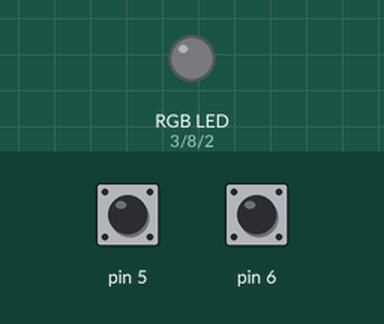
This sketch was run on a simulated Arduino Uno, built with avr-gcc and run on an emulated ATmega328P. Parts: an RGB LED mixed from three pins (HIGH = lit). Dashed ring = blinking. The test bench sets the inputs (shaded band); at power-on: pin 5 HIGH, pin 6 HIGH.

Above: at 1.2 s.
1.3 s: pin 5 pulled LOW for 1 s
At 1.52 s:
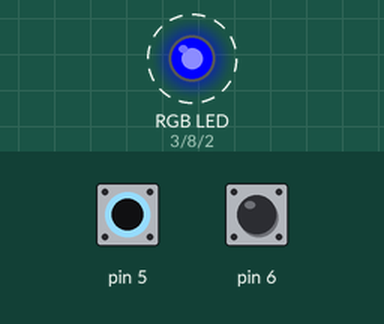
4.3 s: pin 6 pulled LOW for 0.15 s
At 5.6 s:
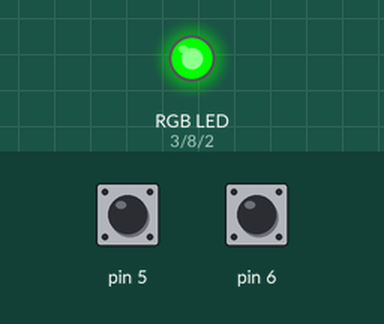
5.9 s: pin 5 pulled LOW for 1 s
At 6.96 s:
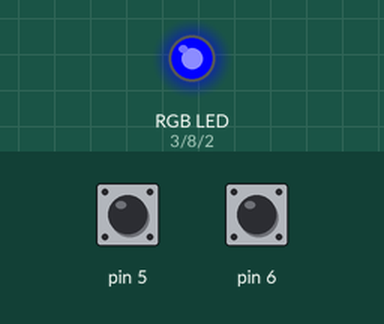
9.9 s: pin 5 pulled LOW for 0.15 s
At 11.2 s:
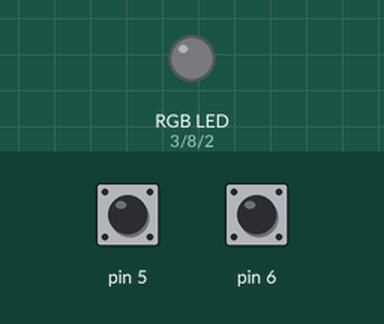
11.5 s: pin 5 pulled LOW for 0.15 s
At 14.42 s:
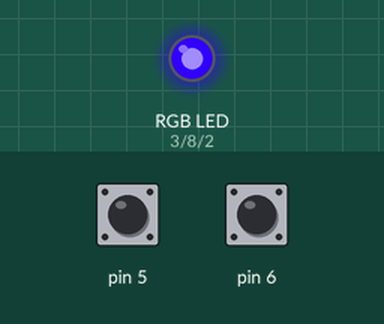
14.6 s: pin 5 pulled LOW for 3.2 s
At 18.8 s:
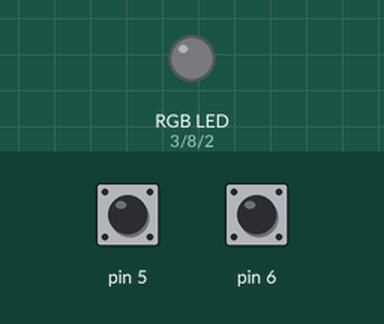
Timing chart, 0 to 20.3 s (numbered marks = the images above; inputs shaded):
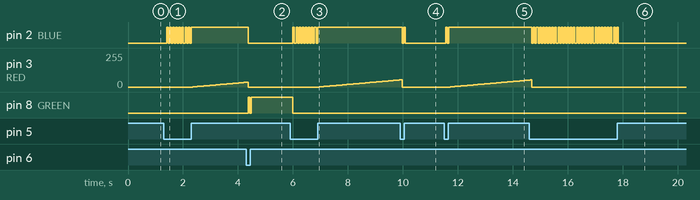

Measured:
- after the input at 1.3 s, pin 2 (BLUE): alternates HIGH for 0.06 s and LOW for 0.06 s, 17 changes in all, then stays HIGH, starting after 0.10 s; pin 3 (RED): moves from 0/255 to 35/255 over 1.9 s, starting after 1.1 s
- after the input at 4.3 s, pin 2 (BLUE): HIGH → LOW after 0.07 s; pin 8 (GREEN): LOW → HIGH after 0.07 s, → LOW 0.06 s later, → HIGH 0.06 s later
- after the input at 5.9 s, pin 2 (BLUE): alternates HIGH for 0.06 s and LOW for 0.06 s, 17 changes in all, then stays HIGH, starting after 0.10 s; pin 3 (RED): moves from 0/255 to 53/255 over 2.9 s, starting after 1.1 s; pin 8 (GREEN): HIGH → LOW after 0.10 s
- after the input at 9.9 s, pin 2 (BLUE): HIGH → LOW after 0.08 s, → HIGH 0.06 s later, → LOW 0.06 s later
- after the input at 11.5 s, pin 2 (BLUE): LOW → HIGH after 0.05 s, → LOW 0.06 s later, → HIGH 0.06 s later; pin 3 (RED): moves from 0/255 to 52/255 over 2.9 s, starting after 0.22 s
- after the input at 14.6 s, pin 2 (BLUE): alternates HIGH for 0.06 s and LOW for 0.06 s, 57 changes in all, then stays LOW, starting after 0.09 s

The sketch:

FSM_V2.ino
```cpp
#include <CapacitiveSensor.h>
CapacitiveSensor paySensor = CapacitiveSensor(4,6);
CapacitiveSensor serviceSensor = CapacitiveSensor(7,5);
long valPaySensor;
long valServiceSensor;
bool service; //1 is on
bool pay;
char currentState;  //I = idle, S = service, P = pay
int dutyCycle = 0;
int count = 0;
int blue_to_purple_time = 10000; //in millisecond
int avg_exec_time = 70;
int maxCount;

#define RED 3
#define GREEN 8
#define BLUE 2

void setup() {
  Serial.begin(9600);
  currentState = 'I';
  pinMode(RED, OUTPUT);
  pinMode(GREEN, OUTPUT);
  pinMode(BLUE, OUTPUT);

  maxCount = (blue_to_purple_time / 255) / avg_exec_time;
}

void loop() {
  //DEBUG INFO
//  Serial.print("       count: ");
//  Serial.print(count);
//  Serial.print("       dutyCycle: ");
//  Serial.print(dutyCycle);
//  Serial.print("    STATE: ");
//  Serial.print(currentState);
//  Serial.print("\n");

  valPaySensor = paySensor.capacitiveSensor(30);
  valServiceSensor = serviceSensor.capacitiveSensor(30);
  delay(50);

  currentState = updateCurrentState();

  updateOutputs();
}

void updateOutputs(){
  switch (currentState) {
    case 'i':
      digitalWrite(RED, LOW);
      digitalWrite(GREEN, LOW);
      digitalWrite(BLUE, LOW);
      break;
    case 's':
      digitalWrite(GREEN, LOW);
      digitalWrite(BLUE, HIGH);
      analogWrite(RED, dutyCycle);

      if (count >= maxCount && dutyCycle < 255) {
        dutyCycle += 1;
        count = 0;
      }
      if (dutyCycle < 255) {
        count += 1;
      }
      break;
    case 'p':
      digitalWrite(RED, LOW);
      digitalWrite(GREEN, HIGH);
      digitalWrite(BLUE, LOW);
      break;
    default:  //not efficient..
      digitalWrite(RED, LOW);
      digitalWrite(GREEN, LOW);
      digitalWrite(BLUE, LOW);
  }
}

char updateCurrentState(){
  switch (currentState) {
    case 'i':
      if (valServiceSensor >= 1000) {
        dutyCycle = 0;
        return 's';
      }
      else if (valPaySensor >= 1000) {
        return 'p';
      }
      else {
        return 'i';
      }
      break;
    case 's':
      if (valServiceSensor >= 1000) {
        return 'i';
      }
      else if (valPaySensor >= 1000) {
        return 'p';
      }
      else {
        return 's';
      }
      break;
    case 'p':
      if (valServiceSensor >= 1000) {
        dutyCycle = 0;
        return 's';
      }
      else if (valPaySensor >= 1000) {
        return 'i';
      }
      else {
        return 'p';
      }
      break;
    default:
      return 'i';
  }
}
```
